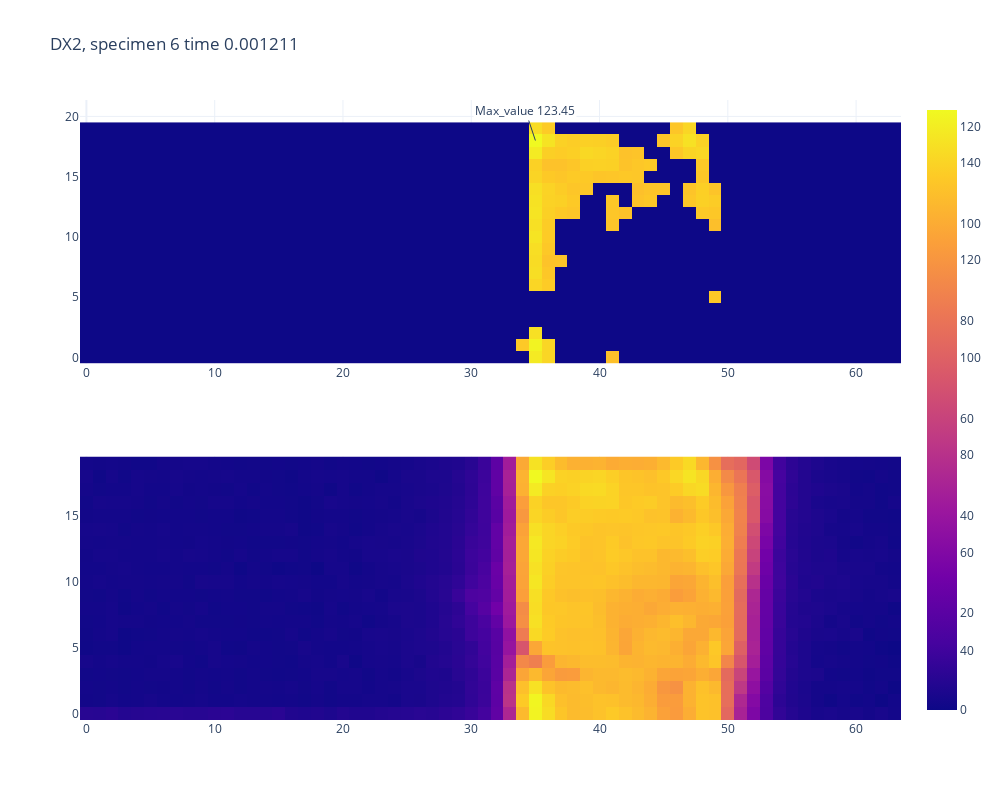

The cell this chart's notebook holds for it:
### Code cell
""" print a frame """
image_2D = ip.form_image(this_header, data[0])
first_frame = image_2D[0]-273.15

n = 69


image_2D = ip.form_image(this_header, data[n])
cur = image_2D[0]-273.15
c_lim = ip.image_scaling_limits(frame)
vmin, vmax = c_lim.squeeze()
res = (cur-first_frame)*bin_image(cur, cur.max()*tr_c)
fig1 = make_subplots(rows=2, cols=1)

max_x, max_y = np.unravel_index(np.argmax(res, axis=None), res.shape)
fig1.update_layout(template = 'plotly_white', width=1000, height=800)
fig1.add_trace(go.Heatmap(z = cur), row = 2, col =1)
fig1.add_trace(go.Heatmap(z = res), row = 1, col =1)

fig1.update_layout(title = f'{material}, specimen {specimen} time {round(n/sr,6)}')
fig1.add_annotation(x=max_y,
                    y=max_x,
                    text = f'Max_value {round(res[max_x][max_y],2)}',
                    bgcolor="#ffffff")

#fig1.update_layout(template = 'plotly_white', width=800, height=600)
fig1.show()

### Figure 1 — Plotly figure (JSON) as saved in the notebook; plotly's stock layout.template omitted (floating-point values rounded to 4 significant figures; data arrays with more than 128 entries replaced by an {"elided": "..."} marker saying what was removed)
{"data": [{"type": "heatmap", "xaxis": "x2", "yaxis": "y2", "z": {"elided": "20x64 float values"}}, {"type": "heatmap", "xaxis": "x", "yaxis": "y", "z": {"elided": "20x64 float values"}}], "layout": {"annotations": [{"bgcolor": "#ffffff", "text": "Max_value 123.45", "x": 35, "y": 18}], "height": 800, "title": {"text": "DX2, specimen 6 time 0.001211"}, "width": 1000, "xaxis": {"anchor": "y", "domain": [0, 1]}, "xaxis2": {"anchor": "y2", "domain": [0, 1]}, "yaxis": {"anchor": "x", "domain": [0.575, 1]}, "yaxis2": {"anchor": "x2", "domain": [0, 0.425]}}}
